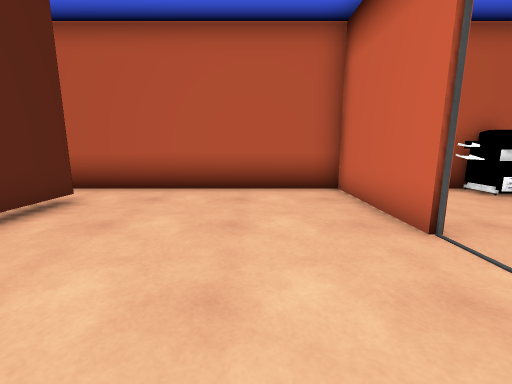
view 1 (above)

13 first-person views from a walk through a 3-D level made in the Unity game engine. The camera is 1.2 m above the floor, tilts 10° down and sees 90° across. Doors are open. The floor is counted in squares, 1 m on a side. Each view is taken from the middle of a square. On the plan, view 1 faces up. The plan holds only what a view shows up to about 12 squares ahead; the rest is blank. The place goes on beyond the plan. The player character is not drawn. Some surface patterns are stand-ins.

view 2
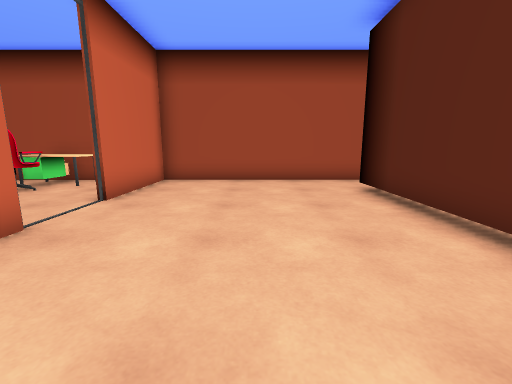

view 3
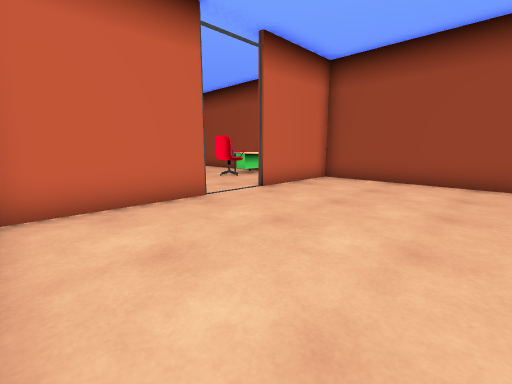

view 4
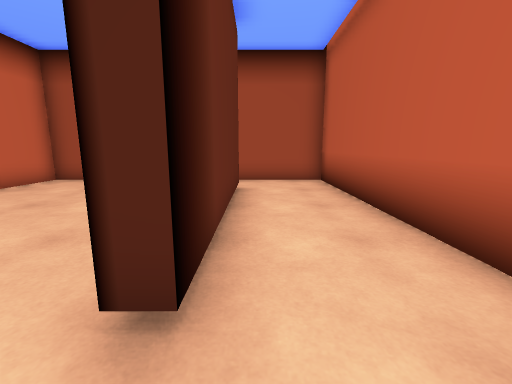

view 5
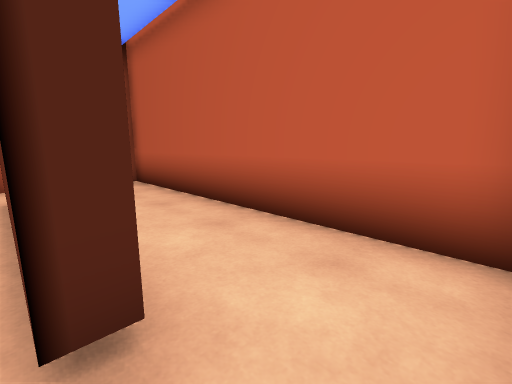

view 6
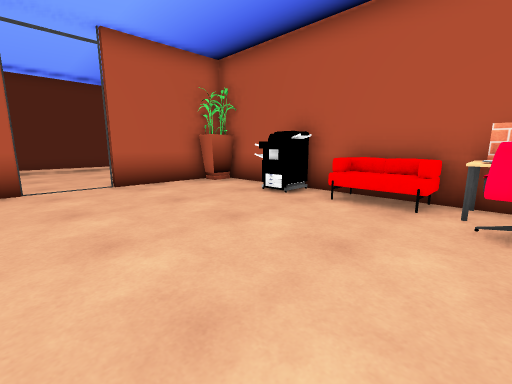

view 7
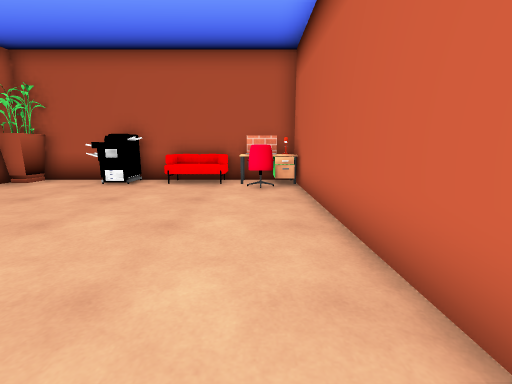

view 8
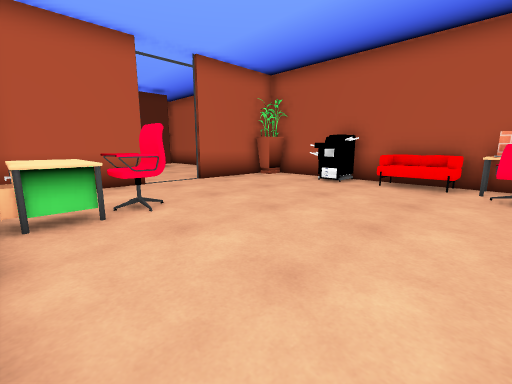

view 9
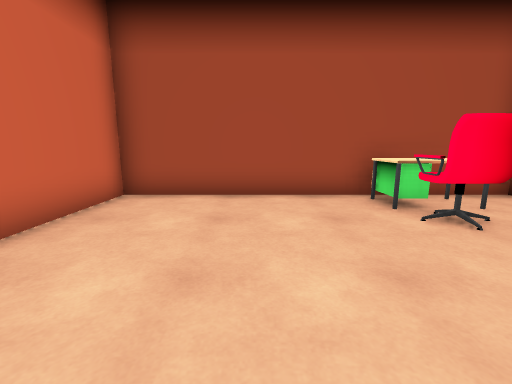

view 10
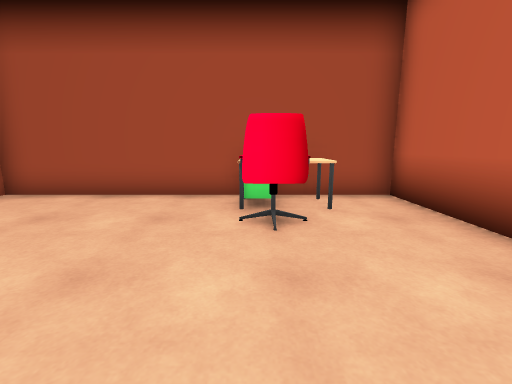

view 11
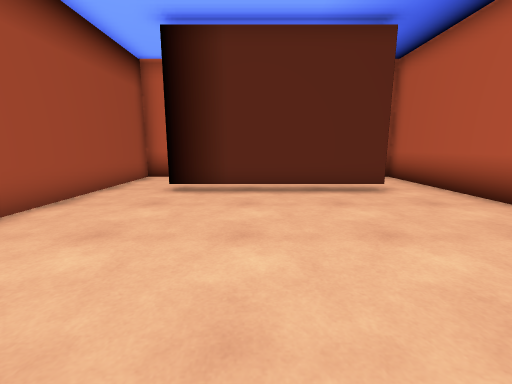

view 12
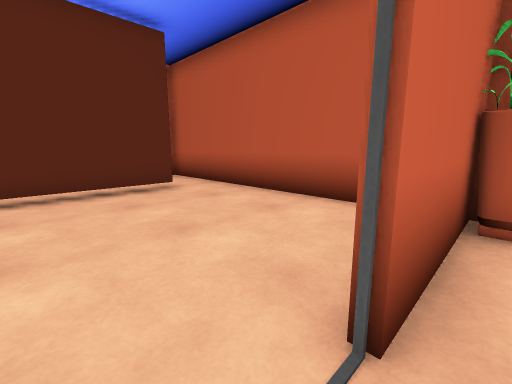

view 13
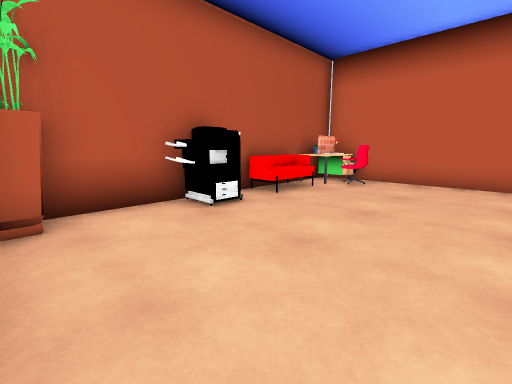

### Floor plan
Key: @ floor where view 1 was taken; # wall or solid block; . floor; D open door; P printer; T thing the floor can be seen under or through; C chair; E desk; S sofa; O other object.
Columns run from 8 left of view 1 to 12 right of it. Each row starts with its distance up from view 1.
  8 #####################
  7 #..........O..PPSSSEO
  6 #..........O..P.SSSCE
  5 #...T......#.......C#
  4 #...T......#........#
  3 #...T.....D#........#
  2 #...T.....D.........#
  1 #...T......#........#
  0 #...T...@..#.CC.....#
 -1 #..........#.EC.....#
 -2 #..........#.EE.....#
 -3 #####################

Positions as (right, up) in squares from view 1, and headings:
1: (0, 0), facing up
2: (-1, 7), facing down
3: (-3, 7), facing down-right
4: (-5, 7), facing down
5: (-4, 7), facing down-left
6: (11, 1), facing up-left
7: (11, -2), facing up
8: (11, -2), facing up-left
9: (9, 4), facing down
10: (6, 4), facing down
11: (3, 2), facing left
12: (3, 2), facing up-left
13: (3, 2), facing up-right
